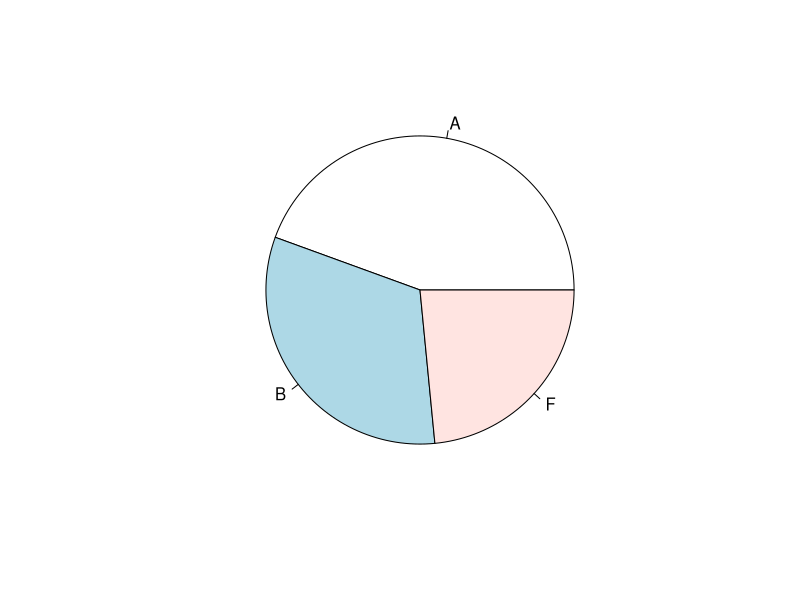
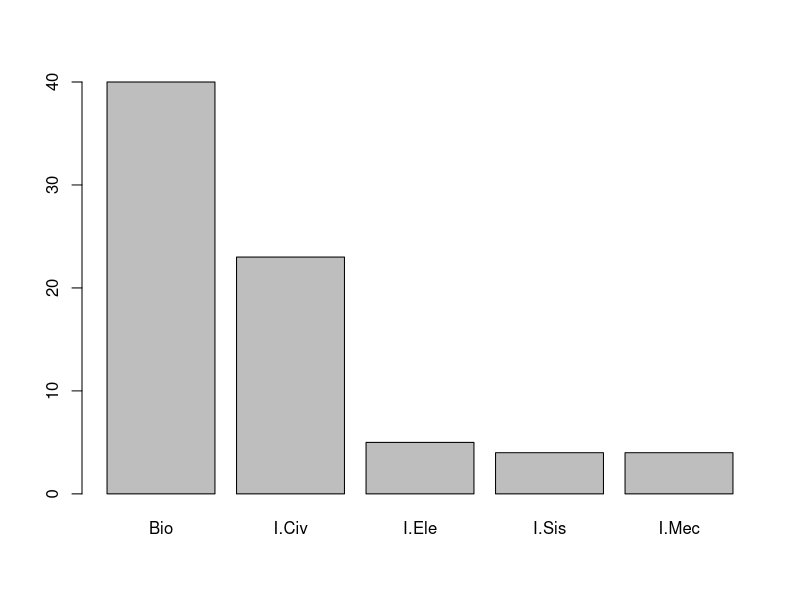
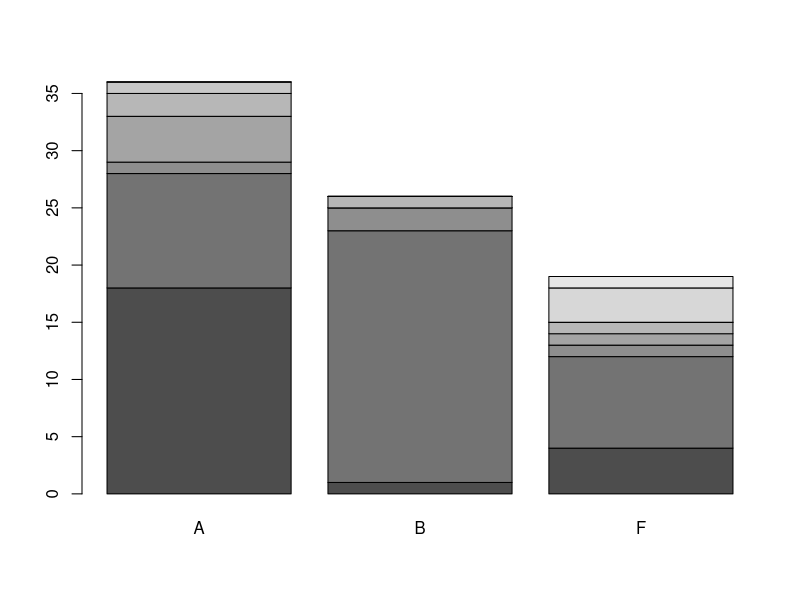
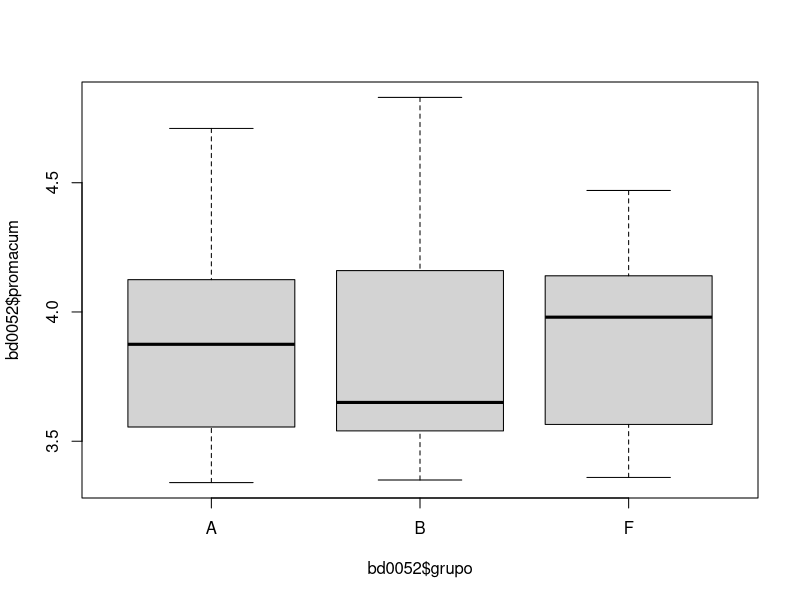
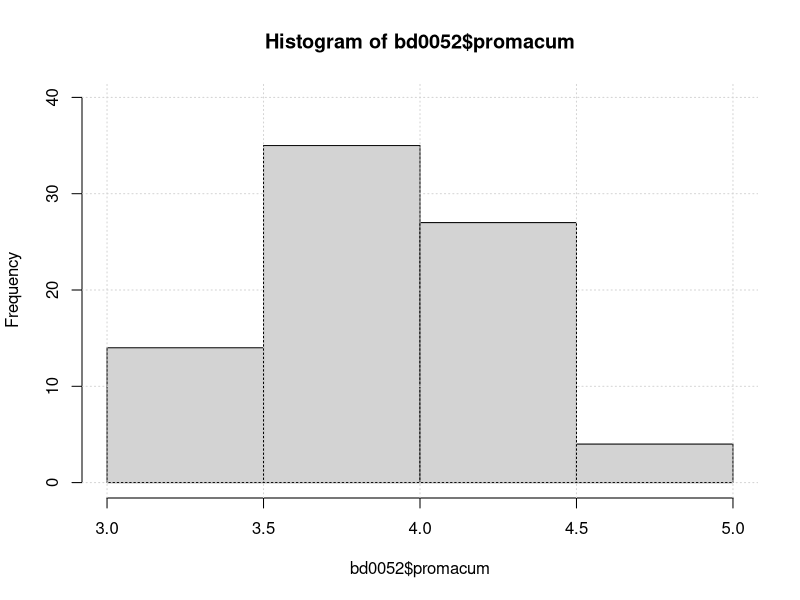
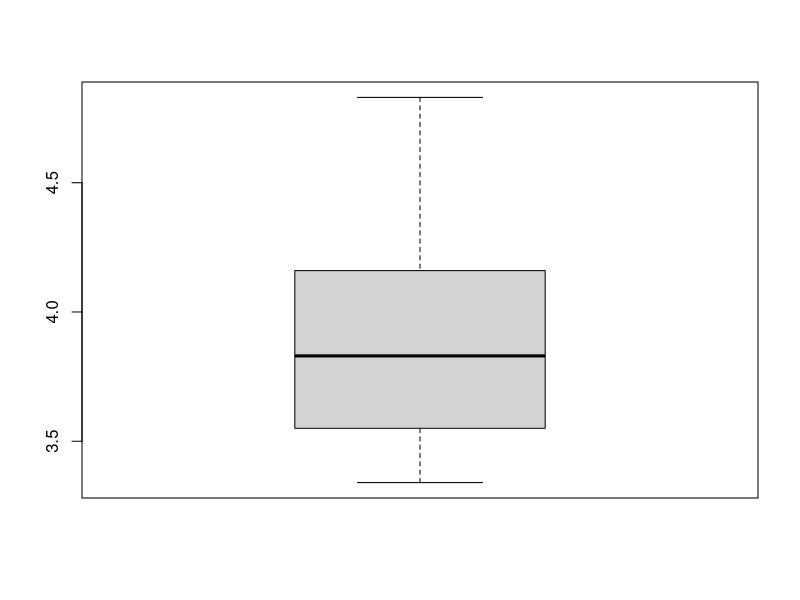
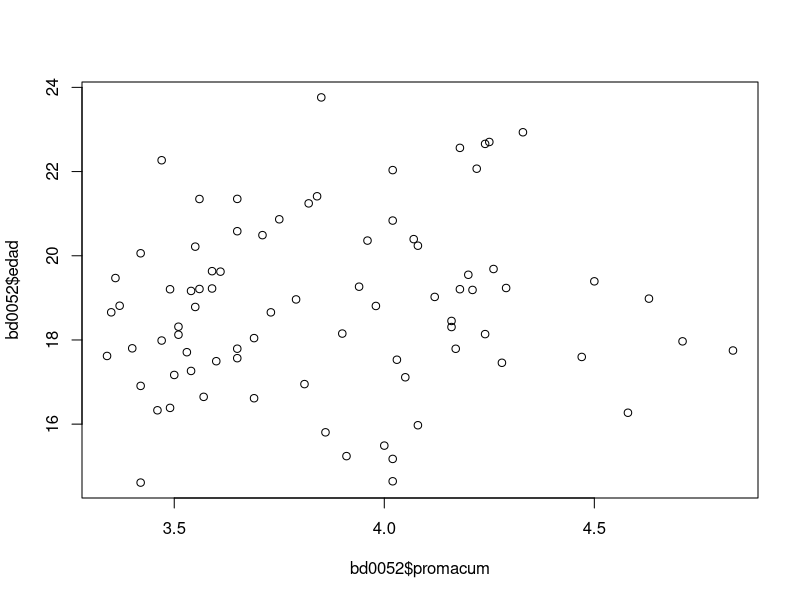
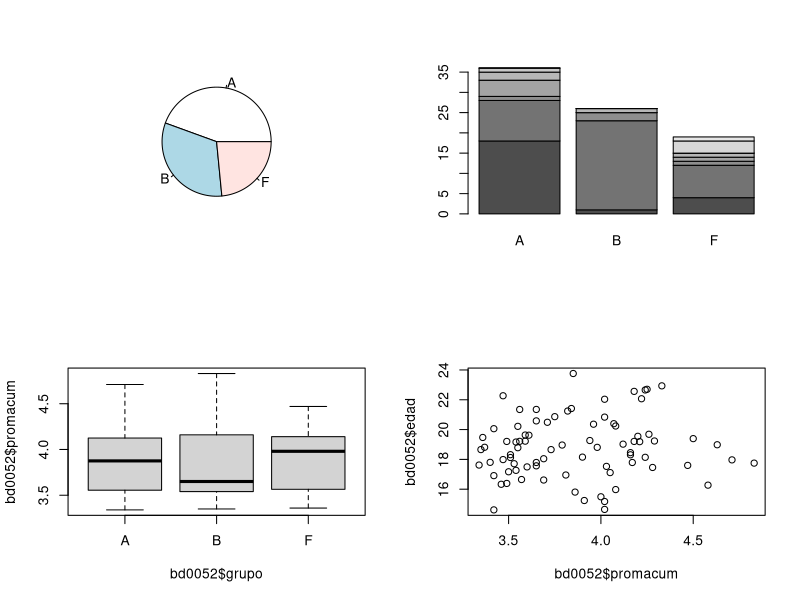

Recreate these plots in R, in order.
carrera=c("Ingeniería Electrónica","Ingeniería Civil","Ingeniería Civil",
          "Biología","Ingeniería Electrónica","Biología",                
          "Ingeniería Electrónica","Ingeniería Mecánica","Biología","Biología",
          "Biología","Biología","Ingeniería Civil","Biología","Ingeniería Civil",
          "IngenieríaCivil","Biología","Biología","Ingeniería Civil","Biología",
          "Biología", "Ingeniería Civil","Ingeniería Civil","Biología",
          "Ingeniería Electrónica","Ingeniería Mecánica","Biología",
          "Ingeniería Civil","Biología","Biología","Ingeniería Civil","Biología",
          "Biología","Ingeniería de Sistemas","Ingeniería Civil","Biología", 
          "Ingeniería Civil","Ingeniería Civil","Ingeniería Civil", 
          "Ingeniería Civil","Ingeniería Civil","Ingeniería Civil",
          "Ingeniería Civil","Ingeniería Civil","Ingeniería Civil","Biología",
          "Ingeniería Civil","Ingeniería Civil","Ingeniería Civil",
          "Ingeniería Civil","Ingeniería Civil", "Ingeniería Civil",
          "Ingeniería Mecánica","Ingeniería de Sistemas", "Ingeniería Civil",
          "Ingeniería Civil","Ingeniería Civil","Ingeniería de Sistemas",
          "Ingeniería Civil","Ingeniería Civil","Ingeniería Civil",
          "Ingeniería Civil","Ingeniería Civil","Ingeniería de Sistemas",
          "Ingeniería Civil","Biología","Ingeniería Mecánica","Ingeniería Civil",
          "Biología","Negocios Internacionales","Ingeniería Civil","Biología",
          "Ingeniería Civil","NegociosInternacionales","Ingeniería Civil",
          "Ingeniería Electrónica","Biología","Negocios Internacionales",
          "Negocios Internacionales","Ingeniería Civil","Ingeniería Civil") 

grupo=c("A", "A", "A", "A", "A", "A", "A", "A", "A", "A", "A", "A", "A", "A", 
        "A", "A", "A", "A", "A", "A", "A", "A", "A", "A", "A", "A", "A", "A", 
        "A", "A", "A", "A", "A", "A", "A", "A", "B", "B", "B", "B", "B", "B", 
        "B", "B", "B", "B", "B", "B", "B", "B", "B", "B", "B", "B", "B", "B", 
        "B", "B", "B", "B", "B", "B", "F", "F", "F", "F", "F", "F", "F", "F", 
        "F", "F", "F", "F", "F", "F", "F", "F", "F", "F", "F")


promacum =c(4.18, 3.49, 3.85, 3.75, 3.69, 3.47, 4.29, 4.03, 4.05, 3.90, 3.55, 
            4.63, 3.94, 4.28, 4.02, 4.02, 4.02, 3.79, 3.82, 3.34, 3.50, 3.40, 
            3.51, 3.56, 3.84, 3.65, 4.18, 4.08, 4.58, 3.47, 4.22, 3.96, 3.59, 
            3.42, 4.71, 4.17, 3.54, 4.16, 3.60, 3.65, 4.25, 3.61, 3.81, 4.20, 
            3.37,   NA, 3.42, 4.02, 4.83, 3.59, 3.91, 3.55, 3.46, 3.51, 4.50, 
            4.26, 3.54, 3.69, 3.35, 4.24, 3.86, 3.65, 4.24, 4.47, 4.21, 3.65, 
            4.12, 3.57, 3.56, 3.73, 3.98, 3.71, 4.00, 4.16, 3.36, 3.42, 4.08, 
            3.49, 4.07, 3.53, 4.33)

edad=c(19, 19, 22, 21, 19, 20, 21, 19, 21, 20, 20, 21, 21, 20, 19, 21, 19, 20, 
       20, 21, 21, 18, 19, 19, 18, 19, 20, 19, 22, 19, 22, 19, 20, 19, 21, 20, 
       19, 20, 20, 20, 20, 20, 18, 20, 18, 18, 20, 20, 21, 20, 21, 21, 20, 20, 
       19, 19, 22, 18, 20, 20, 22, 21, 19, 21, 21, 21, 22, 21, 19, 22, 21, 23, 
       19, 21, 20, 20, 19, 20, 20, 20, 20)

id=1:81
bd0052=data.frame(id, grupo, carrera,promacum, edad)
# una variable cualitativa
t=table(bd0052$grupo)
pie(t)

# dos variables cualitativas
t2=table(bd0052$carrera)
t3=table(bd0052$carrera, bd0052$grupo)
t2
names(t2)=c("I.Civ","Bio","I.Sis","I.Ele","I.Mec","N.Int", " "," ")
t2=sort(t2, decreasing = TRUE)
barplot(t2[1:5])
barplot(t3)

#  cuantitativa - cualitativa
boxplot(bd0052$promacum~bd0052$grupo)

# una variable cuantitativa
hist(bd0052$promacum, breaks = 3, xlim = c(3,5), ylim = c(0,40))
grid()
boxplot(bd0052$promacum)

# dos variables cuantitativas
bd0052$edad=rnorm(81, 19,2)
plot(bd0052$promacum, bd0052$edad)

# matriz de graficos 2x2
par(mfrow=c(2,2))
pie(t)
barplot(t3)
boxplot(bd0052$promacum~bd0052$grupo)
plot(bd0052$promacum, bd0052$edad)
    
